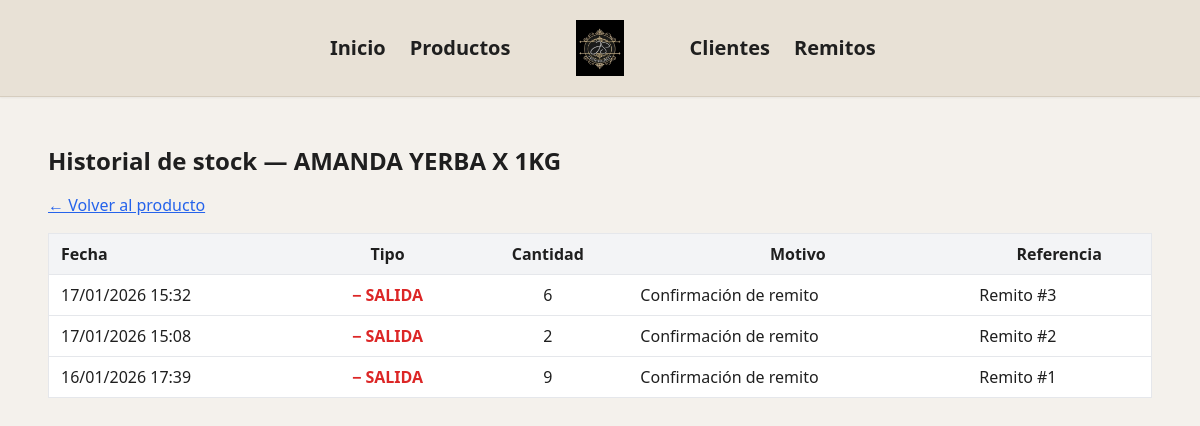
Before: /movimiento_stock/producto/1 with the older database file.
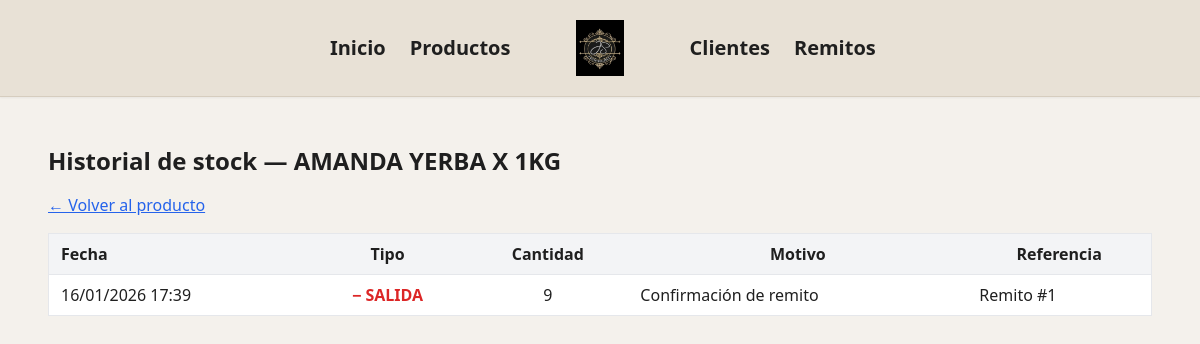
After: the same page with the newer database file.
### jsdistribucionesapp/movimiento_stock/models.py (models this page shows)
class MovimientoStock(db.Model):
    __tablename__ = 'movimientos_stock'
    id = db.Column(db.Integer, primary_key=True)
    producto_id = db.Column(
        db.Integer,
        db.ForeignKey('productos.pid'),
        nullable=False
    )
    cantidad = db.Column(db.Integer, nullable=False)
    tipo = db.Column(
        db.String(10),
        nullable=False
    )
    stock_anterior = db.Column(db.Integer, nullable=False)
    stock_nuevo = db.Column(db.Integer, nullable=False)
    motivo = db.Column(db.String(100), nullable=False)
    referencia = db.Column(db.String(100))
    fecha = db.Column(
        db.DateTime,
        default=lambda: datetime.now(timezone.utc),
        nullable=False
    )
    producto = db.relationship('Producto', backref='movimientos_stock')

### jsdistribucionesapp/movimiento_stock/routes.py (the view)
@movimiento_stock.route('/producto/<int:producto_id>')
def historial_producto(producto_id):
    producto = Producto.query.get_or_404(producto_id)
    movimientos = (
        MovimientoStock.query
        .filter_by(producto_id=producto_id)
        .order_by(MovimientoStock.fecha.desc())
        .all()
    )
    return render_template(
        'movimiento_stock/historial.html',
        producto=producto,
        movimientos=movimientos
    )

### jsdistribucionesapp/movimiento_stock/templates/movimiento_stock/historial.html
{% extends 'base.html' %}
{% block content %}
<h1 class="text-2xl font-bold mb-4">
    Historial de stock — {{ producto.nombre }}
</h1>
<a href="{{ url_for('productos.editar', id=producto.pid) }}"
   class="text-blue-600 underline mb-4 inline-block">
    ← Volver al producto
</a>
<table class="min-w-full bg-white border">
    <thead class="bg-gray-100">
        <tr>
            <th class="px-3 py-2 text-left">Fecha</th>
            <th class="px-3 py-2">Tipo</th>
            <th class="px-3 py-2">Cantidad</th>
            <th class="px-3 py-2">Motivo</th>
            <th class="px-3 py-2">Referencia</th>
        </tr>
    </thead>
    <tbody>
        {% for mov in movimientos %}
        <tr class="border-t">
            <td class="px-3 py-2">
                {{ mov.fecha.strftime('%d/%m/%Y %H:%M') }}
            </td>
            <td class="px-3 py-2 text-center">
                {% if mov.tipo == 'SALIDA' %}
                    <span class="text-red-600 font-semibold">− SALIDA</span>
                {% else %}
                    <span class="text-green-600 font-semibold">+ ENTRADA</span>
                {% endif %}
            </td>
            <td class="px-3 py-2 text-center">
                {{ mov.cantidad }}
            </td>
            <td class="px-3 py-2">
                {{ mov.motivo }}
            </td>
            <td class="px-3 py-2">
                {{ mov.referencia or '-' }}
            </td>
        </tr>
        {% else %}
        <tr>
            <td colspan="5" class="text-center py-4 text-gray-500">
                No hay movimientos registrados
            </td>
        </tr>
        {% endfor %}
    </tbody>
</table>
{% endblock %}

Changed rows visible on the page:
removed MovimientoStock: fecha "17/01/2026 15:32", tipo "− SALIDA", cantidad "6", motivo "Confirmación de remito", referencia "Remito #3"
removed MovimientoStock: fecha "17/01/2026 15:08", tipo "− SALIDA", cantidad "2", motivo "Confirmación de remito", referencia "Remito #2"
